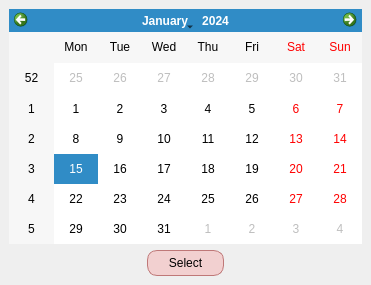
<?xml version="1.0" encoding="UTF-8"?>
<ui version="4.0">
 <class>MainWindow</class>
 <widget class="QMainWindow" name="MainWindow">
  <property name="geometry">
   <rect>
    <x>0</x>
    <y>0</y>
    <width>371</width>
    <height>285</height>
   </rect>
  </property>
  <property name="windowTitle">
   <string>MainWindow</string>
  </property>
  <property name="styleSheet">
   <string notr="true">QPushButton { 
border-radius: 10px;
background: #F2CEAE;
border: 2px solid #A65C1C;
padding: 5px;
padding-right: 20px;
padding-left: 20px;
background: #F2D0D0;
border: 1px solid #BF7878;
}

QPushButton:pressed {
background: #e9ab73
}
</string>
  </property>
  <widget class="QWidget" name="centralwidget">
   <layout class="QVBoxLayout" name="verticalLayout">
    <item>
     <widget class="QCalendarWidget" name="calendarWidget"/>
    </item>
    <item alignment="Qt::AlignHCenter">
     <widget class="QPushButton" name="selectButton">
      <property name="text">
       <string>Select</string>
      </property>
     </widget>
    </item>
   </layout>
  </widget>
 </widget>
 <resources/>
 <connections/>
</ui>
